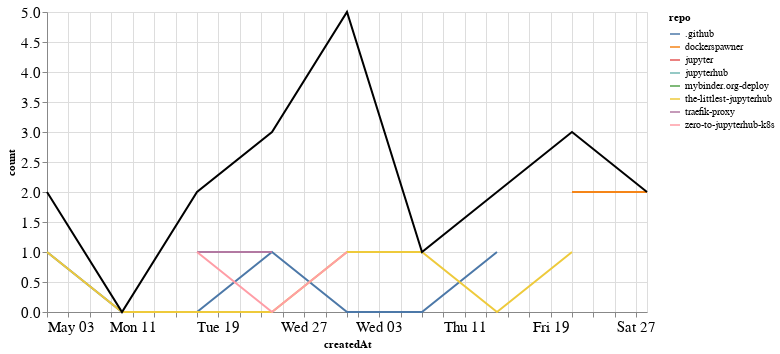

This figure's notebook cell:
### Markdown cell above
## PRs

### Code cell
prs_time = prs.groupby('repo').resample('W', on='createdAt').count()['author'].reset_index()
prs_time = prs_time.rename(columns={'author': 'count'})
prs_time_total = prs_time.groupby('createdAt').agg({"count": "sum"}).reset_index()

ch1 = alt.Chart(prs_time, width=600).mark_line().encode(
    x='createdAt',
    y='count',
    color='repo',
    tooltip="repo"
)

ch2 = alt.Chart(prs_time_total, width=600).mark_line(color="black").encode(
    x='createdAt',
    y='count',
)

ch1 + ch2

### Figure 1 — Vega-Lite specification as saved in the notebook (floating-point values rounded to 4 significant figures)
{"config": {"axisLeft": {"labelFontSize": 15}, "axisBottom": {"labelFontSize": 15}}, "layer": [{"data": {"name": "data-303781548957ec94bf5e2de3756e0170"}, "mark": "line", "encoding": {"color": {"type": "nominal", "field": "repo"}, "tooltip": {"type": "nominal", "field": "repo"}, "x": {"type": "temporal", "field": "createdAt"}, "y": {"type": "quantitative", "field": "count"}}, "width": 600}, {"data": {"name": "data-ffee39d134a545db1a91d48406d76639"}, "mark": {"type": "line", "color": "black"}, "encoding": {"x": {"type": "temporal", "field": "createdAt"}, "y": {"type": "quantitative", "field": "count"}}, "width": 600}], "$schema": "https://vega.github.io/schema/vega-lite/v4.8.1.json", "datasets": {"data-303781548957ec94bf5e2de3756e0170": [{"repo": ".github", "createdAt": "2020-05-03T00:00:00", "count": 1}, {"repo": ".github", "createdAt": "2020-05-10T00:00:00", "count": 0}, {"repo": ".github", "createdAt": "2020-05-17T00:00:00", "count": 0}, {"repo": ".github", "createdAt": "2020-05-24T00:00:00", "count": 1}, {"repo": ".github", "createdAt": "2020-05-31T00:00:00", "count": 0}, {"repo": ".github", "createdAt": "2020-06-07T00:00:00", "count": 0}, {"repo": ".github", "createdAt": "2020-06-14T00:00:00", "count": 1}, {"repo": "dockerspawner", "createdAt": "2020-06-21T00:00:00", "count": 2}, {"repo": "dockerspawner", "createdAt": "2020-06-28T00:00:00", "count": 2}, {"repo": "jupyter", "createdAt": "2020-06-14T00:00:00", "count": 1}, {"repo": "jupyterhub", "createdAt": "2020-05-31T00:00:00", "count": 3}, {"repo": "mybinder.org-deploy", "createdAt": "2020-05-24T00:00:00", "count": 1}, {"repo": "the-littlest-jupyterhub", "createdAt": "2020-05-03T00:00:00", "count": 1}, {"repo": "the-littlest-jupyterhub", "createdAt": "2020-05-10T00:00:00", "count": 0}, {"repo": "the-littlest-jupyterhub", "createdAt": "2020-05-17T00:00:00", "count": 0}, {"repo": "the-littlest-jupyterhub", "createdAt": "2020-05-24T00:00:00", "count": 0}, {"repo": "the-littlest-jupyterhub", "createdAt": "2020-05-31T00:00:00", "count": 1}, {"repo": "the-littlest-jupyterhub", "createdAt": "2020-06-07T00:00:00", "count": 1}, {"repo": "the-littlest-jupyterhub", "createdAt": "2020-06-14T00:00:00", "count": 0}, {"repo": "the-littlest-jupyterhub", "createdAt": "2020-06-21T00:00:00", "count": 1}, {"repo": "traefik-proxy", "createdAt": "2020-05-17T00:00:00", "count": 1}, {"repo": "traefik-proxy", "createdAt": "2020-05-24T00:00:00", "count": 1}, {"repo": "zero-to-jupyterhub-k8s", "createdAt": "2020-05-17T00:00:00", "count": 1}, {"repo": "zero-to-jupyterhub-k8s", "createdAt": "2020-05-24T00:00:00", "count": 0}, {"repo": "zero-to-jupyterhub-k8s", "createdAt": "2020-05-31T00:00:00", "count": 1}], "data-ffee39d134a545db1a91d48406d76639": [{"createdAt": "2020-05-03T00:00:00", "count": 2}, {"createdAt": "2020-05-10T00:00:00", "count": 0}, {"createdAt": "2020-05-17T00:00:00", "count": 2}, {"createdAt": "2020-05-24T00:00:00", "count": 3}, {"createdAt": "2020-05-31T00:00:00", "count": 5}, {"createdAt": "2020-06-07T00:00:00", "count": 1}, {"createdAt": "2020-06-14T00:00:00", "count": 2}, {"createdAt": "2020-06-21T00:00:00", "count": 3}, {"createdAt": "2020-06-28T00:00:00", "count": 2}]}}
